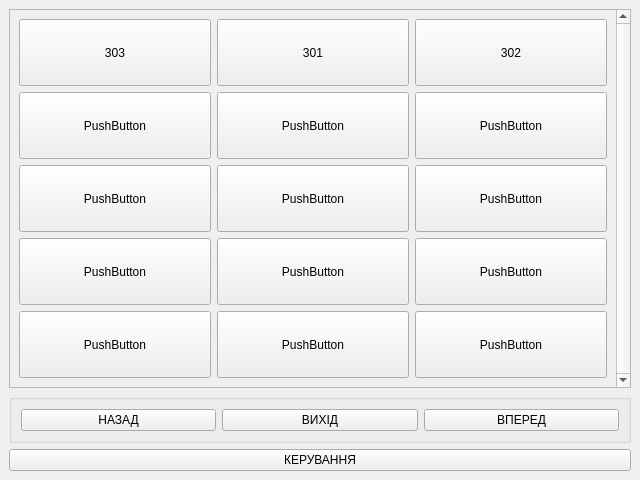
<?xml version="1.0" encoding="UTF-8"?>
<ui version="4.0">
 <class>GetKeyWindow</class>
 <widget class="QMainWindow" name="GetKeyWindow">
  <property name="geometry">
   <rect>
    <x>0</x>
    <y>0</y>
    <width>640</width>
    <height>480</height>
   </rect>
  </property>
  <property name="windowTitle">
   <string>MainWindow</string>
  </property>
  <widget class="QWidget" name="get_key_widget">
   <layout class="QVBoxLayout" name="verticalLayout">
    <item>
     <widget class="QScrollArea" name="get_key_skroll_area">
      <property name="verticalScrollBarPolicy">
       <enum>Qt::ScrollBarAlwaysOn</enum>
      </property>
      <property name="horizontalScrollBarPolicy">
       <enum>Qt::ScrollBarAsNeeded</enum>
      </property>
      <property name="sizeAdjustPolicy">
       <enum>QAbstractScrollArea::AdjustIgnored</enum>
      </property>
      <property name="widgetResizable">
       <bool>true</bool>
      </property>
      <widget class="QWidget" name="scrollAreaWidgetContents">
       <property name="geometry">
        <rect>
         <x>0</x>
         <y>0</y>
         <width>599</width>
         <height>366</height>
        </rect>
       </property>
       <layout class="QGridLayout" name="gridLayout_2">
        <item row="2" column="0">
         <widget class="QPushButton" name="pushButton_3">
          <property name="sizePolicy">
           <sizepolicy hsizetype="Minimum" vsizetype="MinimumExpanding">
            <horstretch>0</horstretch>
            <verstretch>0</verstretch>
           </sizepolicy>
          </property>
          <property name="styleSheet">
           <string notr="true">font: 75 20pt &quot;DejaVu Sans Mono for Powerline&quot;;</string>
          </property>
          <property name="text">
           <string>PushButton</string>
          </property>
         </widget>
        </item>
        <item row="2" column="2">
         <widget class="QPushButton" name="pushButton_4">
          <property name="sizePolicy">
           <sizepolicy hsizetype="Minimum" vsizetype="Preferred">
            <horstretch>0</horstretch>
            <verstretch>0</verstretch>
           </sizepolicy>
          </property>
          <property name="styleSheet">
           <string notr="true">font: 75 20pt &quot;DejaVu Sans Mono for Powerline&quot;;</string>
          </property>
          <property name="text">
           <string>PushButton</string>
          </property>
         </widget>
        </item>
        <item row="3" column="1">
         <widget class="QPushButton" name="pushButton_10">
          <property name="sizePolicy">
           <sizepolicy hsizetype="Minimum" vsizetype="MinimumExpanding">
            <horstretch>0</horstretch>
            <verstretch>0</verstretch>
           </sizepolicy>
          </property>
          <property name="styleSheet">
           <string notr="true">font: 75 20pt &quot;DejaVu Sans Mono for Powerline&quot;;</string>
          </property>
          <property name="text">
           <string>PushButton</string>
          </property>
         </widget>
        </item>
        <item row="3" column="2">
         <widget class="QPushButton" name="pushButton_16">
          <property name="sizePolicy">
           <sizepolicy hsizetype="Minimum" vsizetype="MinimumExpanding">
            <horstretch>0</horstretch>
            <verstretch>0</verstretch>
           </sizepolicy>
          </property>
          <property name="styleSheet">
           <string notr="true">font: 75 20pt &quot;DejaVu Sans Mono for Powerline&quot;;</string>
          </property>
          <property name="text">
           <string>PushButton</string>
          </property>
         </widget>
        </item>
        <item row="4" column="2">
         <widget class="QPushButton" name="pushButton_5">
          <property name="sizePolicy">
           <sizepolicy hsizetype="Minimum" vsizetype="MinimumExpanding">
            <horstretch>0</horstretch>
            <verstretch>0</verstretch>
           </sizepolicy>
          </property>
          <property name="styleSheet">
           <string notr="true">font: 75 20pt &quot;DejaVu Sans Mono for Powerline&quot;;</string>
          </property>
          <property name="text">
           <string>PushButton</string>
          </property>
         </widget>
        </item>
        <item row="4" column="0">
         <widget class="QPushButton" name="pushButton_6">
          <property name="sizePolicy">
           <sizepolicy hsizetype="Minimum" vsizetype="MinimumExpanding">
            <horstretch>0</horstretch>
            <verstretch>0</verstretch>
           </sizepolicy>
          </property>
          <property name="styleSheet">
           <string notr="true">font: 75 20pt &quot;DejaVu Sans Mono for Powerline&quot;;</string>
          </property>
          <property name="text">
           <string>PushButton</string>
          </property>
         </widget>
        </item>
        <item row="1" column="0">
         <widget class="QPushButton" name="pushButton_17">
          <property name="sizePolicy">
           <sizepolicy hsizetype="Minimum" vsizetype="Preferred">
            <horstretch>0</horstretch>
            <verstretch>0</verstretch>
           </sizepolicy>
          </property>
          <property name="styleSheet">
           <string notr="true">font: 75 20pt &quot;DejaVu Sans Mono for Powerline&quot;;</string>
          </property>
          <property name="text">
           <string>PushButton</string>
          </property>
         </widget>
        </item>
        <item row="1" column="2">
         <widget class="QPushButton" name="pushButton_7">
          <property name="sizePolicy">
           <sizepolicy hsizetype="Minimum" vsizetype="MinimumExpanding">
            <horstretch>0</horstretch>
            <verstretch>0</verstretch>
           </sizepolicy>
          </property>
          <property name="styleSheet">
           <string notr="true">font: 75 20pt &quot;DejaVu Sans Mono for Powerline&quot;;</string>
          </property>
          <property name="text">
           <string>PushButton</string>
          </property>
         </widget>
        </item>
        <item row="1" column="1">
         <widget class="QPushButton" name="pushButton_15">
          <property name="sizePolicy">
           <sizepolicy hsizetype="Minimum" vsizetype="MinimumExpanding">
            <horstretch>0</horstretch>
            <verstretch>0</verstretch>
           </sizepolicy>
          </property>
          <property name="styleSheet">
           <string notr="true">font: 75 20pt &quot;DejaVu Sans Mono for Powerline&quot;;</string>
          </property>
          <property name="text">
           <string>PushButton</string>
          </property>
         </widget>
        </item>
        <item row="2" column="1">
         <widget class="QPushButton" name="pushButton_14">
          <property name="sizePolicy">
           <sizepolicy hsizetype="Minimum" vsizetype="MinimumExpanding">
            <horstretch>0</horstretch>
            <verstretch>0</verstretch>
           </sizepolicy>
          </property>
          <property name="styleSheet">
           <string notr="true">font: 75 20pt &quot;DejaVu Sans Mono for Powerline&quot;;</string>
          </property>
          <property name="text">
           <string>PushButton</string>
          </property>
         </widget>
        </item>
        <item row="3" column="0">
         <widget class="QPushButton" name="pushButton_11">
          <property name="sizePolicy">
           <sizepolicy hsizetype="Minimum" vsizetype="MinimumExpanding">
            <horstretch>0</horstretch>
            <verstretch>0</verstretch>
           </sizepolicy>
          </property>
          <property name="styleSheet">
           <string notr="true">font: 75 20pt &quot;DejaVu Sans Mono for Powerline&quot;;</string>
          </property>
          <property name="text">
           <string>PushButton</string>
          </property>
         </widget>
        </item>
        <item row="4" column="1">
         <widget class="QPushButton" name="pushButton_12">
          <property name="sizePolicy">
           <sizepolicy hsizetype="Minimum" vsizetype="MinimumExpanding">
            <horstretch>0</horstretch>
            <verstretch>0</verstretch>
           </sizepolicy>
          </property>
          <property name="styleSheet">
           <string notr="true">font: 75 20pt &quot;DejaVu Sans Mono for Powerline&quot;;</string>
          </property>
          <property name="text">
           <string>PushButton</string>
          </property>
         </widget>
        </item>
        <item row="0" column="0">
         <widget class="QPushButton" name="room_button_303">
          <property name="sizePolicy">
           <sizepolicy hsizetype="Minimum" vsizetype="Preferred">
            <horstretch>0</horstretch>
            <verstretch>0</verstretch>
           </sizepolicy>
          </property>
          <property name="styleSheet">
           <string notr="true">font: 75 20pt &quot;DejaVu Sans Mono for Powerline&quot;;</string>
          </property>
          <property name="text">
           <string>303</string>
          </property>
         </widget>
        </item>
        <item row="0" column="2">
         <widget class="QPushButton" name="room_button_302">
          <property name="sizePolicy">
           <sizepolicy hsizetype="Minimum" vsizetype="MinimumExpanding">
            <horstretch>0</horstretch>
            <verstretch>0</verstretch>
           </sizepolicy>
          </property>
          <property name="styleSheet">
           <string notr="true">font: 75 20pt &quot;DejaVu Sans Mono for Powerline&quot;;</string>
          </property>
          <property name="text">
           <string>302</string>
          </property>
         </widget>
        </item>
        <item row="0" column="1">
         <widget class="QPushButton" name="room_button_301">
          <property name="sizePolicy">
           <sizepolicy hsizetype="Minimum" vsizetype="Preferred">
            <horstretch>0</horstretch>
            <verstretch>0</verstretch>
           </sizepolicy>
          </property>
          <property name="styleSheet">
           <string notr="true">font: 75 20pt &quot;DejaVu Sans Mono for Powerline&quot;;</string>
          </property>
          <property name="text">
           <string>301</string>
          </property>
         </widget>
        </item>
       </layout>
      </widget>
     </widget>
    </item>
    <item>
     <widget class="QGroupBox" name="navigate_get_key_menu">
      <property name="title">
       <string/>
      </property>
      <property name="checkable">
       <bool>false</bool>
      </property>
      <layout class="QHBoxLayout" name="horizontalLayout">
       <item>
        <widget class="QPushButton" name="previous">
         <property name="styleSheet">
          <string notr="true">font: 75 20pt &quot;DejaVu Sans Mono for Powerline&quot;;</string>
         </property>
         <property name="text">
          <string>НАЗАД</string>
         </property>
        </widget>
       </item>
       <item>
        <widget class="QPushButton" name="exit_to_main">
         <property name="styleSheet">
          <string notr="true">font: 75 20pt &quot;DejaVu Sans Mono for Powerline&quot;;</string>
         </property>
         <property name="text">
          <string>ВИХІД</string>
         </property>
        </widget>
       </item>
       <item>
        <widget class="QPushButton" name="next">
         <property name="sizePolicy">
          <sizepolicy hsizetype="Minimum" vsizetype="Minimum">
           <horstretch>0</horstretch>
           <verstretch>0</verstretch>
          </sizepolicy>
         </property>
         <property name="styleSheet">
          <string notr="true">font: 75 20pt &quot;DejaVu Sans Mono for Powerline&quot;;</string>
         </property>
         <property name="text">
          <string>ВПЕРЕД</string>
         </property>
        </widget>
       </item>
      </layout>
     </widget>
    </item>
    <item>
     <widget class="QPushButton" name="admin_settings_button">
      <property name="enabled">
       <bool>true</bool>
      </property>
      <property name="styleSheet">
       <string notr="true">font: 75 20pt &quot;DejaVu Sans Mono for Powerline&quot;;</string>
      </property>
      <property name="text">
       <string>КЕРУВАННЯ</string>
      </property>
     </widget>
    </item>
   </layout>
  </widget>
 </widget>
 <resources/>
 <connections/>
</ui>
